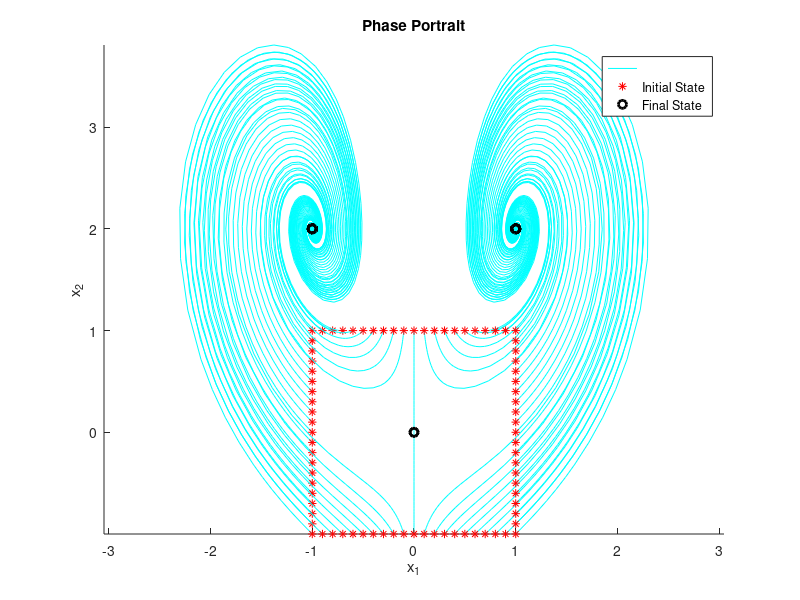

Reproduce this figure in MATLAB. (Note: this script raises an error after producing the figure.)
% Erivelton Gualter
% 01/17/2019
%
% Nonlinear System - Homework 1 - Question 3

function question3()

    figure('Name','Question 3 - Phase Portrait','NumberTitle','off');
    hold on;
    axis equal

    xl = 1; yl = 1;
    for x = -xl:0.1:xl
        for y = -yl:0.1:yl
            if abs(x) == xl || abs(y) == yl
                x0 = [x; y];
                [t, X] =ode45(@derEquation3,[0 20],x0);  
                plot(X(:,1), X(:,2), 'c'); 
                plot(X(1,1), X(1,2), '*r');
                plot(X(end,1), X(end,2), 'ok', 'LineWidth', 2);
            end
        end
    end

    title('Phase Portrait');
    ylabel('x_2'); xlabel('x_1');
    legend('','Initial State','Final State');
    print('question3','-depsc')

    J1 = jacob([0 0]);
    J2 = jacob([-1 2]);
    J3 = jacob([1 2]);

    j1 = jordan(J1);
    j2 = jordan(J2);
    j3 = jordan(J3);
    
    D1 = eig(J1);
    D2 = eig(J2);
    D3 = eig(J3);

    figure; hold on;

    line([0 0], [-2.5 2.5], 'color', 'k');
    line([-1.5 2.5], [0 0], 'color', 'k');
    p1 = plot(real(D1(1)), imag(D1(1)), '*r', real(D1(2)), imag(D1(2)), '*r');
    p2 = plot(real(D2(1)), imag(D2(1)), 'sg', real(D2(2)), imag(D2(2)), 'sg');
    p3 = plot(real(D3(1)), imag(D3(1)), '*b', real(D3(2)), imag(D3(2)), '*b');

    legend([p1(1) p2(1) p3(1)],'eig 1','eig 2','eig 3');
    title('Eigenvalues');
    ylabel('Imag'); xlabel('Real');
    print('question3b','-depsc')
    
    figure;
    subplot(121); plotZphase(j1); axis(5*[-1 1 -1 1]); ylabel('z_2'); xlabel('z_1');
    subplot(122); plotZphase(J1); axis(5*[-1 1 -1 1]); ylabel('z_2'); xlabel('z_1');
    
    figure;
    subplot(121); plotZphase(j2); axis(5*[-1 1 -1 1]); ylabel('z_2'); xlabel('z_1');
    subplot(122); plotZphase(J2); axis(5*[-1 1 -1 1]); ylabel('z_2'); xlabel('z_1');
    
    figure;
    subplot(121); plotZphase(j3); axis(5*[-1 1 -1 1]); ylabel('z_2'); xlabel('z_1');
    subplot(122); plotZphase(J3); axis(5*[-1 1 -1 1]); ylabel('z_2'); xlabel('z_1');
    
    
    % Functions
    function xDer = derEquation3 (t, x)
        x1 = x(1);
        x2 = x(2);

        xd1 = 2*x1 - x1*x2;
        xd2 = 2*x1*x1 - x2;

        xDer = [xd1; xd2];
    end

    function J = jacob(xe)
        x1e = xe(1); 
        x2e = xe(2); 
        J = [2-x2e, -x1e; 4*x1e, -1];
    end

    function plotZphase(A)
        sys = ss(A,[0;0],eye(2),0);

        hold on;
        axis equal

        xl = 3; yl = 3;
        for x = -xl:1:xl
            for y = -yl:1:yl
                if abs(x) == xl || abs(y) == yl
                    x0 = [x; y];
                    [~,T,X] = initial(sys, x0);
                    plot(X(:,1), X(:,2), 'b'); 
                end
            end
        end
        
        [x1, x2] = meshgrid(-5:0.5:5, -5:.5:5);
        x1dot = A(1,1).*x1 + A(1,2).*x2;
        x2dot = A(2,1).*x1 + A(2,2).*x2;
        quiver(x1,x2,x1dot, x2dot, 'color', 'cyan')

    end

end